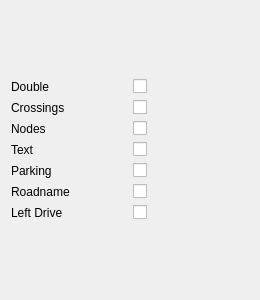
<?xml version="1.0" encoding="UTF-8"?>
<ui version="4.0">
 <class>TrNetDock</class>
 <widget class="QWidget" name="TrNetDock">
  <property name="geometry">
   <rect>
    <x>0</x>
    <y>0</y>
    <width>260</width>
    <height>300</height>
   </rect>
  </property>
  <property name="sizePolicy">
   <sizepolicy hsizetype="Preferred" vsizetype="Fixed">
    <horstretch>0</horstretch>
    <verstretch>0</verstretch>
   </sizepolicy>
  </property>
  <property name="windowTitle">
   <string>Form</string>
  </property>
  <layout class="QGridLayout" name="gridLayout_2">
   <item row="0" column="0">
    <layout class="QGridLayout" name="gridLayout">
     <item row="3" column="0">
      <widget class="QLabel" name="label_5">
       <property name="text">
        <string>Text</string>
       </property>
      </widget>
     </item>
     <item row="4" column="0">
      <widget class="QLabel" name="label_6">
       <property name="text">
        <string>Parking</string>
       </property>
      </widget>
     </item>
     <item row="0" column="0">
      <widget class="QLabel" name="label">
       <property name="text">
        <string>Double </string>
       </property>
      </widget>
     </item>
     <item row="0" column="1">
      <widget class="QCheckBox" name="double_2">
       <property name="text">
        <string/>
       </property>
      </widget>
     </item>
     <item row="5" column="1">
      <widget class="QCheckBox" name="rd_name">
       <property name="text">
        <string/>
       </property>
      </widget>
     </item>
     <item row="2" column="1">
      <widget class="QCheckBox" name="nodes">
       <property name="text">
        <string/>
       </property>
      </widget>
     </item>
     <item row="2" column="0">
      <widget class="QLabel" name="label_4">
       <property name="text">
        <string>Nodes</string>
       </property>
      </widget>
     </item>
     <item row="4" column="1">
      <widget class="QCheckBox" name="parking">
       <property name="text">
        <string/>
       </property>
      </widget>
     </item>
     <item row="1" column="1">
      <widget class="QCheckBox" name="crossings">
       <property name="text">
        <string/>
       </property>
      </widget>
     </item>
     <item row="3" column="1">
      <widget class="QCheckBox" name="text">
       <property name="text">
        <string/>
       </property>
      </widget>
     </item>
     <item row="5" column="0">
      <widget class="QLabel" name="label_3">
       <property name="text">
        <string>Roadname</string>
       </property>
      </widget>
     </item>
     <item row="1" column="0">
      <widget class="QLabel" name="label_2">
       <property name="text">
        <string>Crossings</string>
       </property>
      </widget>
     </item>
     <item row="6" column="0">
      <widget class="QLabel" name="label_7">
       <property name="text">
        <string>Left Drive</string>
       </property>
      </widget>
     </item>
     <item row="6" column="1">
      <widget class="QCheckBox" name="leftDrive">
       <property name="text">
        <string/>
       </property>
      </widget>
     </item>
    </layout>
   </item>
  </layout>
 </widget>
 <resources/>
 <connections/>
</ui>
